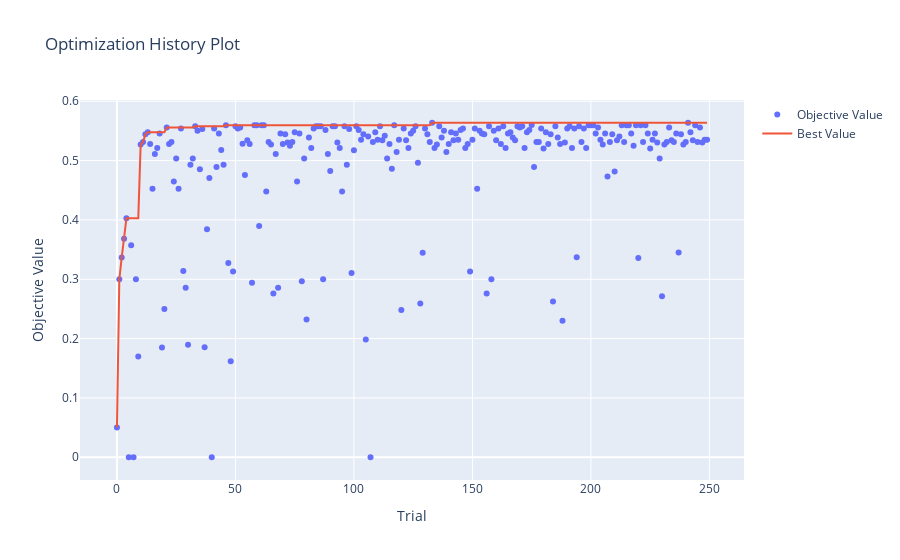

The cell this chart's notebook holds for it:
### Code cell
# Visualizar el historial de optimización
plot_optimization_history(study)

### Figure 1 — Plotly figure (JSON) as saved in the notebook; plotly's stock layout.template omitted (floating-point values rounded to 4 significant figures; data arrays with more than 128 entries replaced by an {"elided": "..."} marker saying what was removed)
{"data": [{"mode": "markers", "name": "Objective Value", "type": "scatter", "x": {"elided": "250 int values"}, "y": {"elided": "250 float values"}}, {"mode": "lines", "name": "Best Value", "type": "scatter", "x": {"elided": "250 int values"}, "y": {"elided": "250 float values"}}, {"marker": {"color": "#cccccc"}, "mode": "markers", "name": "Infeasible Trial", "showlegend": false, "type": "scatter", "x": [], "y": []}], "layout": {"title": {"text": "Optimization History Plot"}, "xaxis": {"title": {"text": "Trial"}}, "yaxis": {"title": {"text": "Objective Value"}}}}
